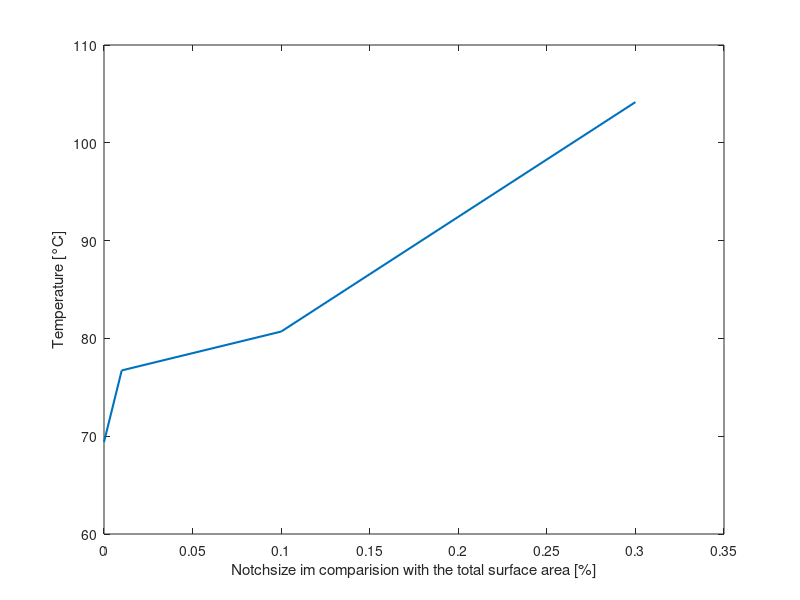

MATLAB code to generate this figure:
close all; clear all; clc;
T = [69.4034,76.7259,80.6979, 104.162]; %Temperatures from the examples
m = 50;
n = 20;

Atotal = m*n; %total surface area
A = [0,5*2/Atotal,10*10/Atotal,30*10/Atotal];

plot(A,T, 'linewidth', 1.5)

xlabel('Notchsize im comparision with the total surface area [%]')
ylabel('Temperature [°C]')